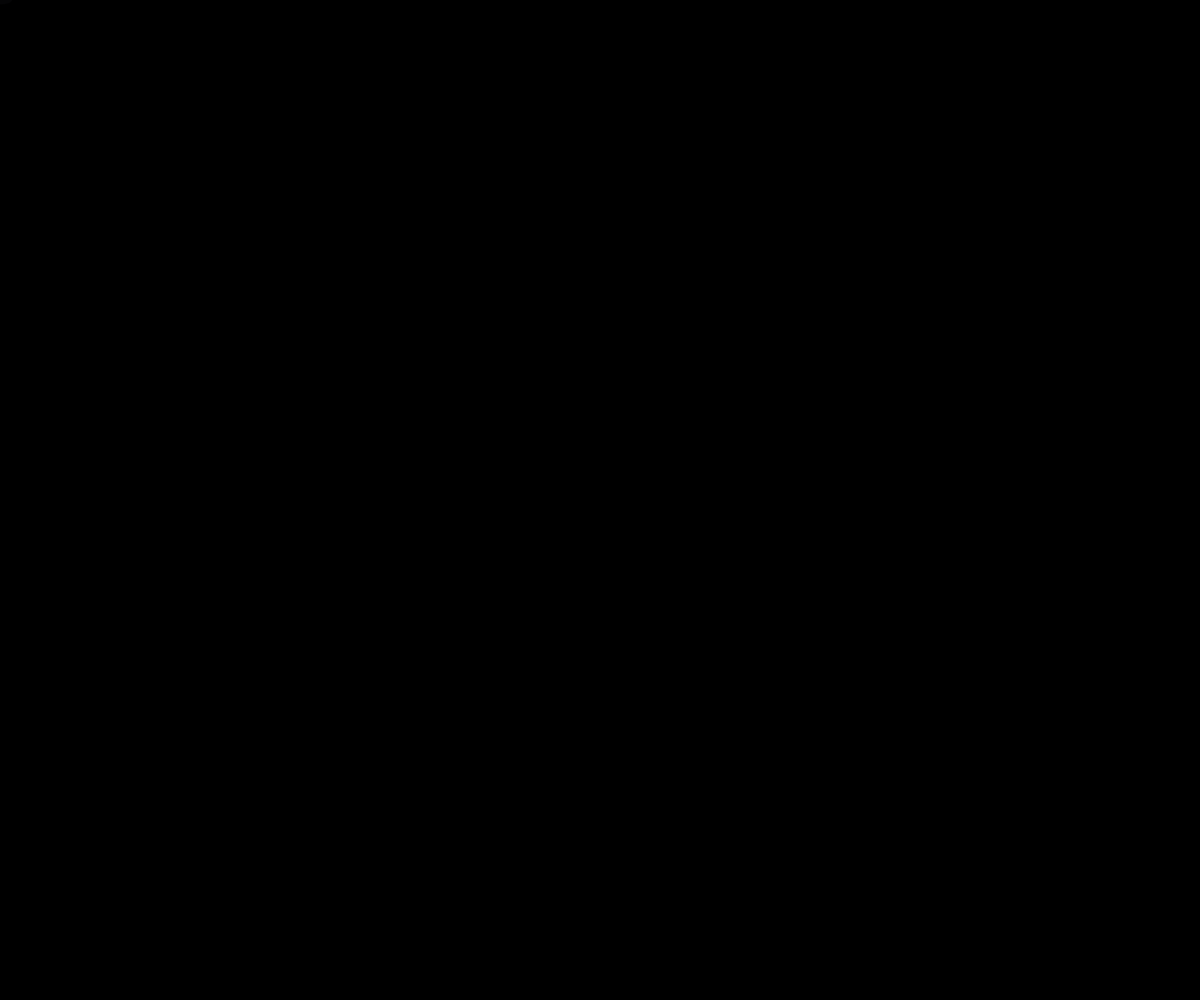
Frame 1 (no input)
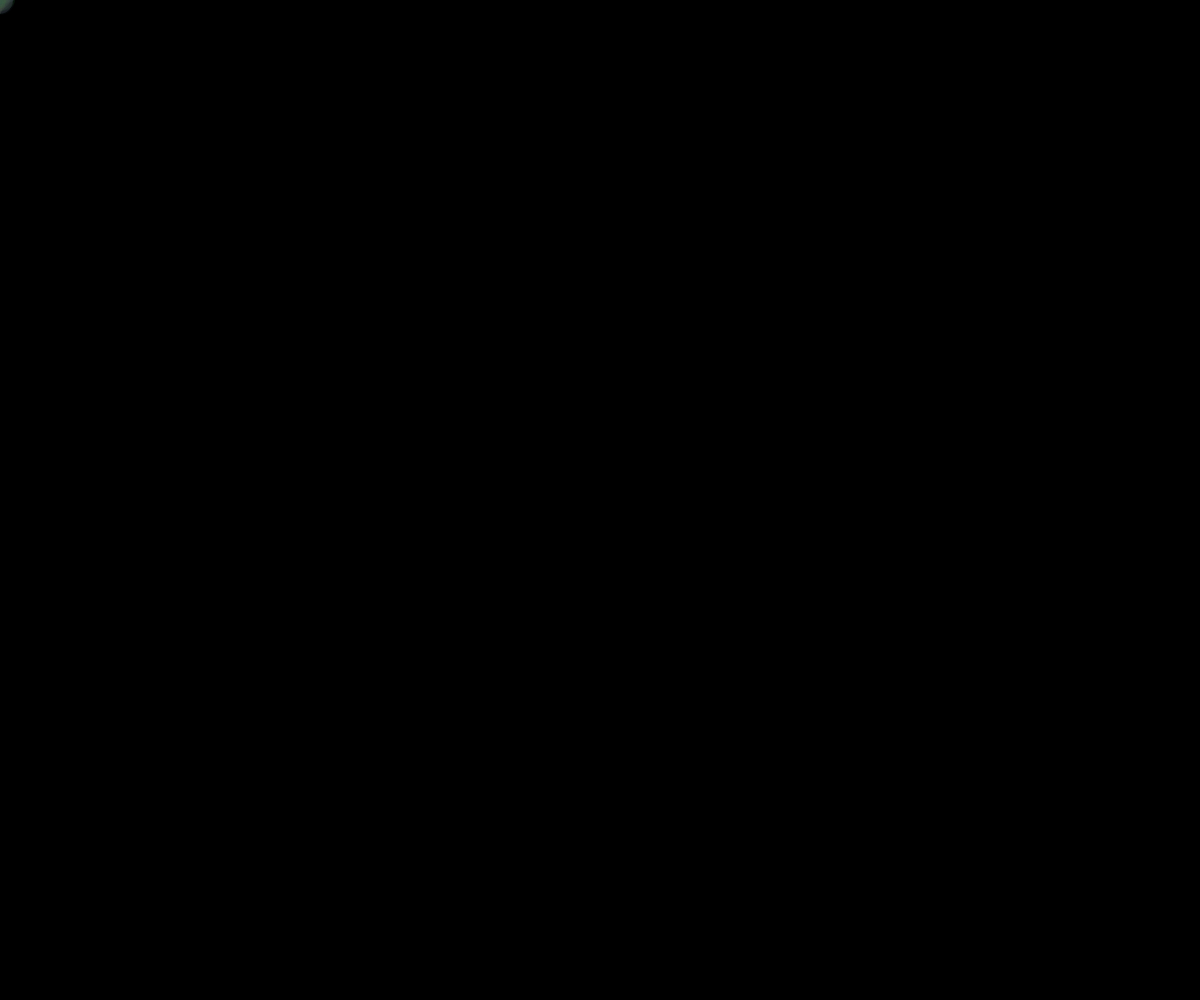
Frame 60 (no input)
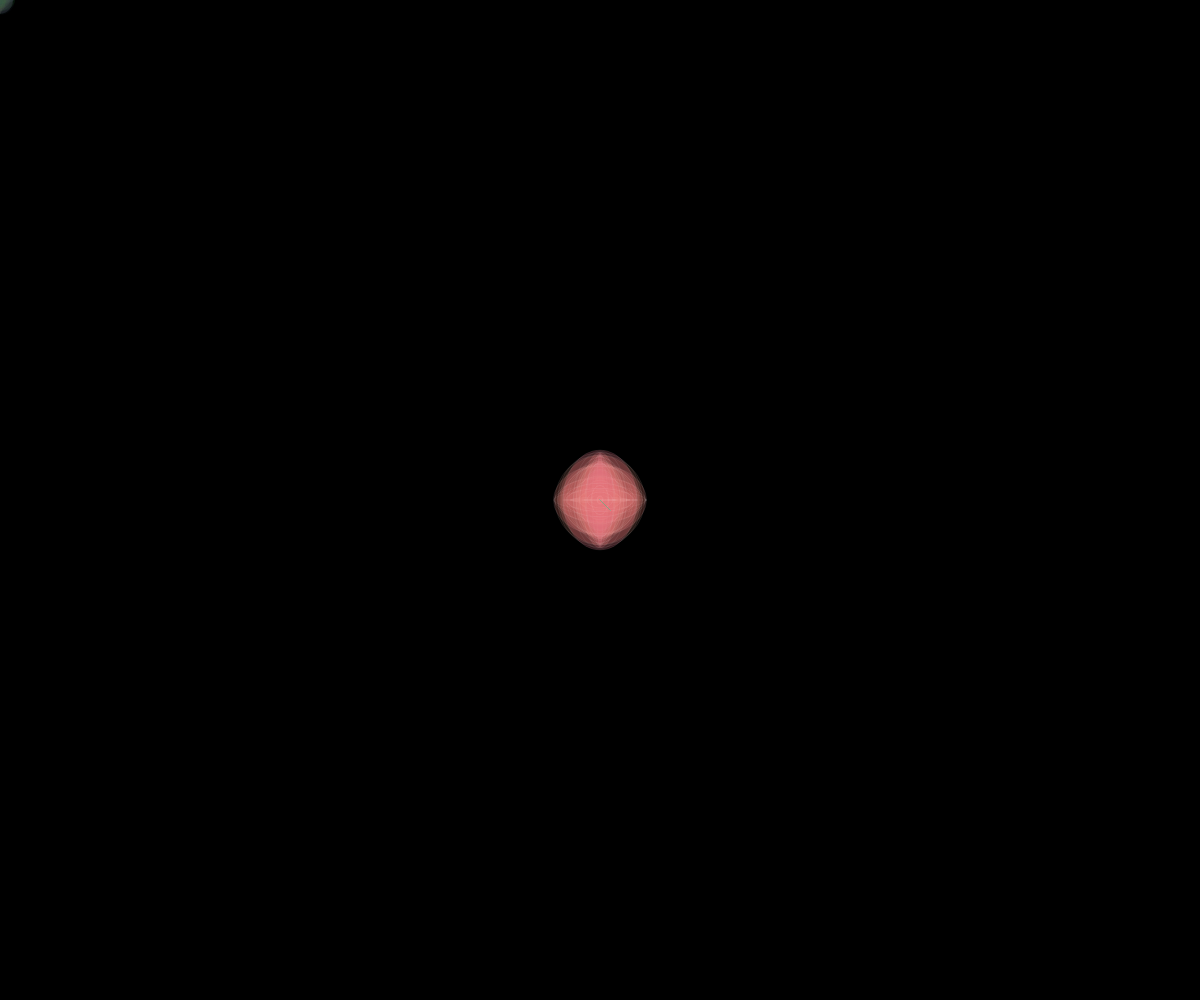
Frame 120 (the mouse pressed at the canvas centre since frame 60)

The p5.js sketch that drew these frames (run headless with seeded random() and noise() and a simulated clock; from frame 60 on, the mouse is pressed at the canvas centre):

// p5.js sketch
// ── sketch.js
document.addEventListener('touchstart', {});

let isTouching = false;

function setup() {
  createMetaTag();
  createCanvas(windowWidth, windowHeight);
  background(0);
}

function draw() {
  if (isTouching) {
    drawPetal();
    drawStem();
  } else {
    drawLeaf();
  }
}

function touchStarted() {
  isTouching = true;
}

function touchEnded() {
  isTouching = false;
}

function touchMoved() {
  return false;
}

function drawPetal() {
  let petalR = random(200, 255);
  let petalG = random(100, 150);
  let petalB = random(100, 150);
  let petalAlpha = random(50)
  
  fill(petalR, petalG, petalB, petalAlpha);
  stroke(255, 20);
  ellipse(mouseX, mouseY, random(100), random(100));
}

function drawLeaf() {
  let leafR = random(26, 92);
  let leafG = random(56, 145);
  let leafB = random(34, 105);
  let leafAlpha = random(50);
  
  fill(leafR, leafG, leafB, leafAlpha);
  noStroke();
  ellipse(mouseX, mouseY, random(30), random(30));

}

function drawStem() {
  let stemR = random(100, 150);
  let stemG = random(100, 255);
  let stemB = random(100, 200);
  let stemAlpha = random(20, 90);
  
  stroke(stemR, stemG, stemB, stemAlpha);
  line(mouseX, mouseY, windowWidth/2 + 10, windowHeight/2 + 10);
}

function createMetaTag() {
  let meta = createElement('meta');
  meta.attribute('name', 'viewport');
  meta.attribute('content', 'user-scalable=no,initial-scale=1,maximum-scale=1,minimum-scale=1,width=device-width,height=device-height');
  
  let head = select('head');
  meta.parent(head);
}
// ── style.css
html, body {
  margin: 0;
  padding: 0;
  touch-action: none;
}

canvas {
  display: block;
}
